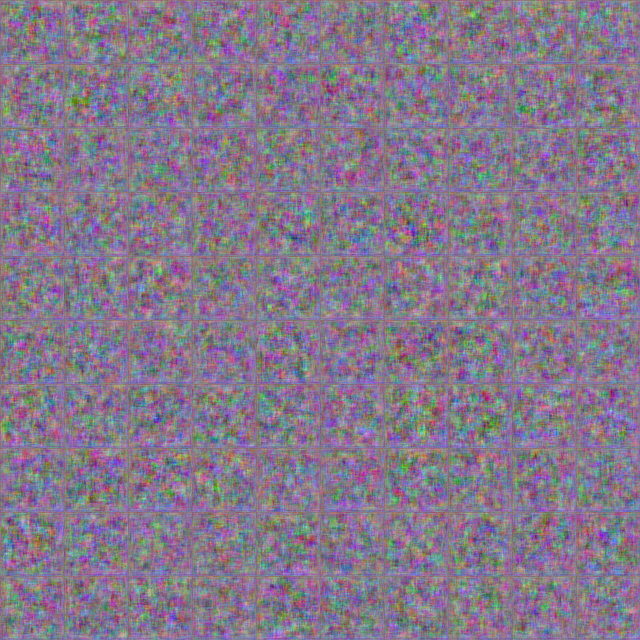
#> input picture results/utgrasp/gan/v1_0.png, 640 x 640 px; its folder holds 4 pictures in this run
$ python images2gif.py   (Python 2 division)
#> lines starting #> are read from the running program, lines starting #| are printed output that depends on the picture
# -*- coding: utf-8 -*-
#   Copyright (C) 2012, Almar Klein, Ant1, Marius van Voorden
#
#   This code is subject to the (new) BSD license:
#
#   Redistribution and use in source and binary forms, with or without
#   modification, are permitted provided that the following conditions are met:
#     * Redistributions of source code must retain the above copyright
#       notice, this list of conditions and the following disclaimer.
#     * Redistributions in binary form must reproduce the above copyright
#       notice, this list of conditions and the following disclaimer in the
#       documentation and/or other materials provided with the distribution.
#     * Neither the name of the <organization> nor the
#       names of its contributors may be used to endorse or promote products
#       derived from this software without specific prior written permission.
#
# THIS SOFTWARE IS PROVIDED BY THE COPYRIGHT HOLDERS AND CONTRIBUTORS "AS IS"
# AND ANY EXPRESS OR IMPLIED WARRANTIES, INCLUDING, BUT NOT LIMITED TO, THE
# IMPLIED WARRANTIES OF MERCHANTABILITY AND FITNESS FOR A PARTICULAR PURPOSE
# ARE DISCLAIMED. IN NO EVENT SHALL <COPYRIGHT HOLDER> BE LIABLE FOR ANY
# DIRECT, INDIRECT, INCIDENTAL, SPECIAL, EXEMPLARY, OR CONSEQUENTIAL DAMAGES
# (INCLUDING, BUT NOT LIMITED TO, PROCUREMENT OF SUBSTITUTE GOODS OR SERVICES;
# LOSS OF USE, DATA, OR PROFITS; OR BUSINESS INTERRUPTION) HOWEVER CAUSED AND
# ON ANY THEORY OF LIABILITY, WHETHER IN CONTRACT, STRICT LIABILITY, OR TORT
# (INCLUDING NEGLIGENCE OR OTHERWISE) ARISING IN ANY WAY OUT OF THE USE OF THIS
# SOFTWARE, EVEN IF ADVISED OF THE POSSIBILITY OF SUCH DAMAGE.

""" Module images2gif

Provides functionality for reading and writing animated GIF images.
Use writeGif to write a series of numpy arrays or PIL images as an
animated GIF. Use readGif to read an animated gif as a series of numpy
arrays.

Note that since July 2004, all patents on the LZW compression patent have
expired. Therefore the GIF format may now be used freely.

Acknowledgements
----------------

Many thanks to Ant1 for:
* noting the use of "palette=PIL.Image.ADAPTIVE", which significantly
  improves the results.
* the modifications to save each image with its own palette, or optionally
  the global palette (if its the same).

Many thanks to Marius van Voorden for porting the NeuQuant quantization
algorithm of Anthony Dekker to Python (See the NeuQuant class for its
license).

Many thanks to Alex Robinson for implementing the concept of subrectangles,
which (depening on image content) can give a very significant reduction in
file size.

This code is based on gifmaker (in the scripts folder of the source
distribution of PIL)


Usefull links
-------------
  * http://tronche.com/computer-graphics/gif/
  * http://en.wikipedia.org/wiki/Graphics_Interchange_Format
  * http://www.w3.org/Graphics/GIF/spec-gif89a.txt

"""
# todo: This module should be part of imageio (or at least based on)

import os, time

# [4 lines left out: function encode, not called in this run]

try:
    import PIL
    from PIL import Image
    from PIL.GifImagePlugin import getheader, getdata
except ImportError:
    PIL = None

try:
    import numpy as np
except ImportError:
    np = None

# [6 lines left out: function get_cKDTree, not called in this run]


# getheader gives a 87a header and a color palette (two elements in a list).
# getdata()[0] gives the Image Descriptor up to (including) "LZW min code size".
# getdatas()[1:] is the image data itself in chuncks of 256 bytes (well
# technically the first byte says how many bytes follow, after which that
# amount (max 255) follows).

def checkImages(images):
    """ checkImages(images)
    Check numpy images and correct intensity range etc.
    The same for all movie formats.
    """
    # Init results
    images2 = []

    for im in images:
        if PIL and isinstance(im, PIL.Image.Image):
            # We assume PIL images are allright
            images2.append(im)

        elif np and isinstance(im, np.ndarray):
            # Check and convert dtype
            if im.dtype == np.uint8:
                images2.append(im) # Ok
            elif im.dtype in [np.float32, np.float64]:
                im = im.copy()
                im[im<0] = 0
                im[im>1] = 1
                im *= 255
                images2.append( im.astype(np.uint8) )
            else:
                im = im.astype(np.uint8)
                images2.append(im)
            # Check size
            if im.ndim == 2:
                pass # ok
            elif im.ndim == 3:
                if im.shape[2] not in [3,4]:
                    raise ValueError('This array can not represent an image.')
            else:
                raise ValueError('This array can not represent an image.')
        else:
            raise ValueError('Invalid image type: ' + str(type(im)))

    # Done
    return images2


# [7 lines left out: function intToBin, not called in this run]


class GifWriter:
    """ GifWriter()

    Class that contains methods for helping write the animated GIF file.

    """

    # [97 lines left out: functions getheaderAnim, getImageDescriptor, getAppExt, getGraphicsControlExt, not called in this run]


    def handleSubRectangles(self, images, subRectangles):
        """ handleSubRectangles(images)

        Handle the sub-rectangle stuff. If the rectangles are given by the
        user, the values are checked. Otherwise the subrectangles are
        calculated automatically.

        """

        if isinstance(subRectangles, (tuple,list)):
            # xy given directly

            # Check xy
            xy = subRectangles
            if xy is None:
                xy = (0,0)
            if hasattr(xy, '__len__'):
                if len(xy) == len(images):
                    xy = [xxyy for xxyy in xy]
                else:
                    raise ValueError("len(xy) doesn't match amount of images.")
            else:
                xy = [xy for im in images]
            xy[0] = (0,0)

        else:
            # Calculate xy using some basic image processing

            # Check Numpy
            if np is None:
                raise RuntimeError("Need Numpy to use auto-subRectangles.")

            # First make numpy arrays if required
            for i in range(len(images)):
                im = images[i]
                if isinstance(im, Image.Image):
                    tmp = im.convert() # Make without palette
                    a = np.asarray(tmp)
                    if len(a.shape)==0:
                        raise MemoryError("Too little memory to convert PIL image to array")
                    images[i] = a

            # Determine the sub rectangles
            images, xy = self.getSubRectangles(images)

        # Done
        return images, xy


    def getSubRectangles(self, ims):
        """ getSubRectangles(ims)

        Calculate the minimal rectangles that need updating each frame.
        Returns a two-element tuple containing the cropped images and a
        list of x-y positions.

        Calculating the subrectangles takes extra time, obviously. However,
        if the image sizes were reduced, the actual writing of the GIF
        goes faster. In some cases applying this method produces a GIF faster.

        """

        # Check image count
        if len(ims) < 2:
            return ims, [(0,0) for i in ims]

        # We need numpy
        if np is None:
            raise RuntimeError("Need Numpy to calculate sub-rectangles. ")

        # Prepare
        ims2 = [ims[0]]
        xy = [(0,0)]
        t0 = time.time()

        # Iterate over images
        prev = ims[0]
        for im in ims[1:]:

            # Get difference, sum over colors
            diff = np.abs(im-prev)
            if diff.ndim==3:
                diff = diff.sum(2)
            # Get begin and end for both dimensions
            X = np.argwhere(diff.sum(0))
            Y = np.argwhere(diff.sum(1))
            # Get rect coordinates
            if X.size and Y.size:
                x0, x1 = X[0], X[-1]+1
                y0, y1 = Y[0], Y[-1]+1
            else: # No change ... make it minimal
                x0, x1 = 0, 2
                y0, y1 = 0, 2

            # Cut out and store
            im2 = im[y0:y1,x0:x1]
            prev = im
            ims2.append(im2)
            xy.append((x0,y0))

        # Done
        #print('%1.2f seconds to determine subrectangles of  %i images' %
        #    (time.time()-t0, len(ims2)) )
        return ims2, xy


    # [121 lines left out: functions convertImagesToPIL, writeGifToFile, not called in this run]


## Exposed functions

def writeGif(filename, images, duration=0.1, repeat=True, dither=False,
                nq=0, subRectangles=True, dispose=None):
    """ writeGif(filename, images, duration=0.1, repeat=True, dither=False,
                    nq=0, subRectangles=True, dispose=None)

    Write an animated gif from the specified images.

    Parameters
    ----------
    filename : string
        The name of the file to write the image to.
    images : list
        Should be a list consisting of PIL images or numpy arrays.
        The latter should be between 0 and 255 for integer types, and
        between 0 and 1 for float types.
    duration : scalar or list of scalars
        The duration for all frames, or (if a list) for each frame.
    repeat : bool or integer
        The amount of loops. If True, loops infinitetely.
    dither : bool
        Whether to apply dithering
    nq : integer
        If nonzero, applies the NeuQuant quantization algorithm to create
        the color palette. This algorithm is superior, but slower than
        the standard PIL algorithm. The value of nq is the quality
        parameter. 1 represents the best quality. 10 is in general a
        good tradeoff between quality and speed. When using this option,
        better results are usually obtained when subRectangles is False.
    subRectangles : False, True, or a list of 2-element tuples
        Whether to use sub-rectangles. If True, the minimal rectangle that
        is required to update each frame is automatically detected. This
        can give significant reductions in file size, particularly if only
        a part of the image changes. One can also give a list of x-y
        coordinates if you want to do the cropping yourself. The default
        is True.
    dispose : int
        How to dispose each frame. 1 means that each frame is to be left
        in place. 2 means the background color should be restored after
        each frame. 3 means the decoder should restore the previous frame.
        If subRectangles==False, the default is 2, otherwise it is 1.

    """

    # Check PIL
    if PIL is None:
        raise RuntimeError("Need PIL to write animated gif files.")

    # Check images
    images = checkImages(images)

    # Instantiate writer object
    gifWriter = GifWriter()

    # Check loops
    if repeat is False:
        loops = 1
    elif repeat is True:
        loops = 0 # zero means infinite
    else:
        loops = int(repeat)

    # Check duration
    if hasattr(duration, '__len__'):
        if len(duration) == len(images):
            duration = [d for d in duration]
        else:
            raise ValueError("len(duration) doesn't match amount of images.")
    else:
        duration = [duration for im in images]

    # Check subrectangles
    if subRectangles:
        images, xy = gifWriter.handleSubRectangles(images, subRectangles)
        defaultDispose = 1 # Leave image in place
    else:
        # Normal mode
        xy = [(0,0) for im in images]
        defaultDispose = 2 # Restore to background color.

    # Check dispose
    if dispose is None:
        dispose = defaultDispose
    if hasattr(dispose, '__len__'):
        if len(dispose) != len(images):
            raise ValueError("len(xy) doesn't match amount of images.")
    else:
        dispose = [dispose for im in images]


    # Make images in a format that we can write easy
    images = gifWriter.convertImagesToPIL(images, dither, nq)

    # Write
    fp = open(filename, 'wb')
    try:
        gifWriter.writeGifToFile(fp, images, duration, loops, xy, dispose)
    finally:
        fp.close()


# [48 lines left out: function readGif, not called in this run]


class NeuQuant:
    """ NeuQuant(image, samplefac=10, colors=256)

    samplefac should be an integer number of 1 or higher, 1
    being the highest quality, but the slowest performance.
    With avalue of 10, one tenth of all pixels are used during
    training. This value seems a nice tradeof between speed
    and quality.

    colors is the amount of colors to reduce the image to. This
    should best be a power of two.

    See also:
    http://members.ozemail.com.au/~dekker/NEUQUANT.HTML

    License of the NeuQuant Neural-Net Quantization Algorithm
    ---------------------------------------------------------

    Copyright (c) 1994 Anthony Dekker
    Ported to python by Marius van Voorden in 2010

    NEUQUANT Neural-Net quantization algorithm by Anthony Dekker, 1994.
    See "Kohonen neural networks for optimal colour quantization"
    in "network: Computation in Neural Systems" Vol. 5 (1994) pp 351-367.
    for a discussion of the algorithm.
    See also  http://members.ozemail.com.au/~dekker/NEUQUANT.HTML

    Any party obtaining a copy of these files from the author, directly or
    indirectly, is granted, free of charge, a full and unrestricted irrevocable,
    world-wide, paid up, royalty-free, nonexclusive right and license to deal
    in this software and documentation files (the "Software"), including without
    limitation the rights to use, copy, modify, merge, publish, distribute, sublicense,
    and/or sell copies of the Software, and to permit persons who receive
    copies from any such party to do so, with the only requirement being
    that this copyright notice remain intact.

    """

    NCYCLES = None # Number of learning cycles
    NETSIZE = None # Number of colours used
    SPECIALS = None # Number of reserved colours used
    BGCOLOR = None # Reserved background colour
    CUTNETSIZE = None
    MAXNETPOS = None

    INITRAD = None # For 256 colours, radius starts at 32
    RADIUSBIASSHIFT = None
    RADIUSBIAS = None
    INITBIASRADIUS = None
    RADIUSDEC = None # Factor of 1/30 each cycle

    ALPHABIASSHIFT = None
    INITALPHA = None # biased by 10 bits

    GAMMA = None
    BETA = None
    BETAGAMMA = None

    network = None # The network itself
    colormap = None # The network itself

    netindex = None # For network lookup - really 256

    bias = None # Bias and freq arrays for learning
    freq = None

    pimage = None

    # Four primes near 500 - assume no image has a length so large
    # that it is divisible by all four primes
    PRIME1 = 499
    PRIME2 = 491
    PRIME3 = 487
    PRIME4 = 503
    MAXPRIME = PRIME4

    pixels = None
    samplefac = None

    a_s = None


    # [335 lines left out: functions setconstants, __init__, writeColourMap, setUpArrays, altersingle, geta and 10 more, not called in this run]

    def convert(self, *color):
        i = self.inxsearch(*color)
        return self.colormap[i,:3]

    # [5 lines left out: function inxsearch, not called in this run]

def get_frame(name):
    return int(os.path.splitext(name)[0].split('_')[1])

if __name__ == '__main__':
    #path = 'egohands'
    path = 'utgrasp/gan'
    file_names = sorted([os.path.join(path, f) for f in os.listdir(path)], key=get_frame)
    print file_names
    images = [Image.open(fn) for fn in file_names]
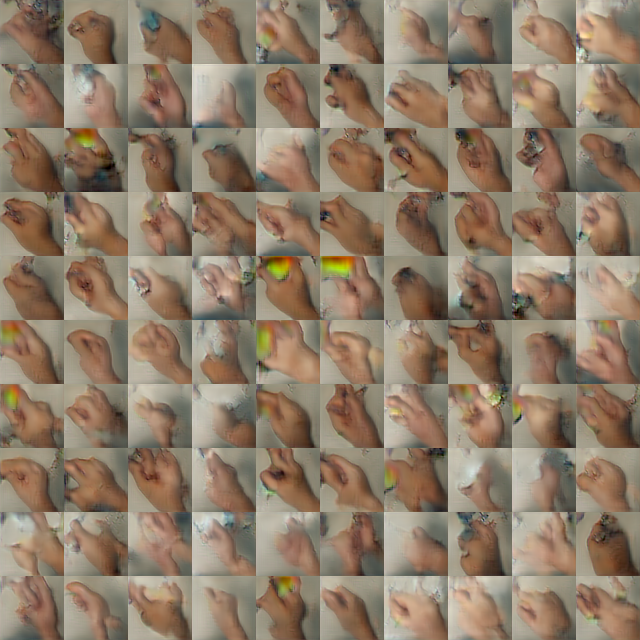
#> input picture results/utgrasp/gan/v1_10.png, 640 x 640 px
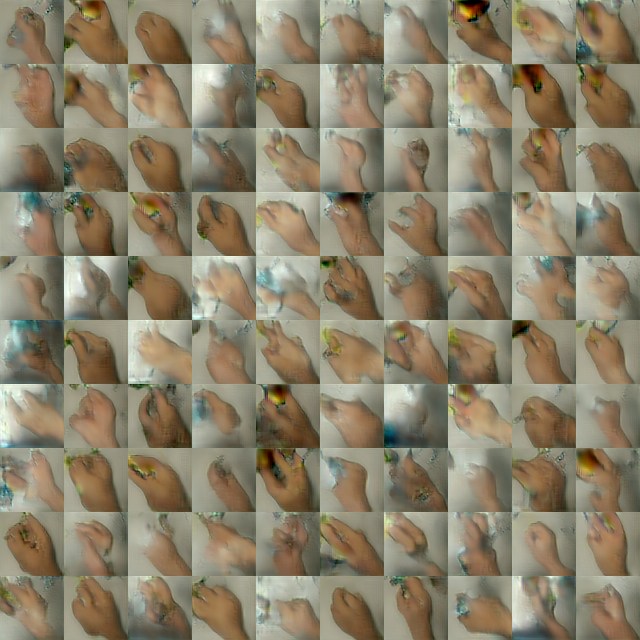
#> input picture results/utgrasp/gan/v1_11.png, 640 x 640 px
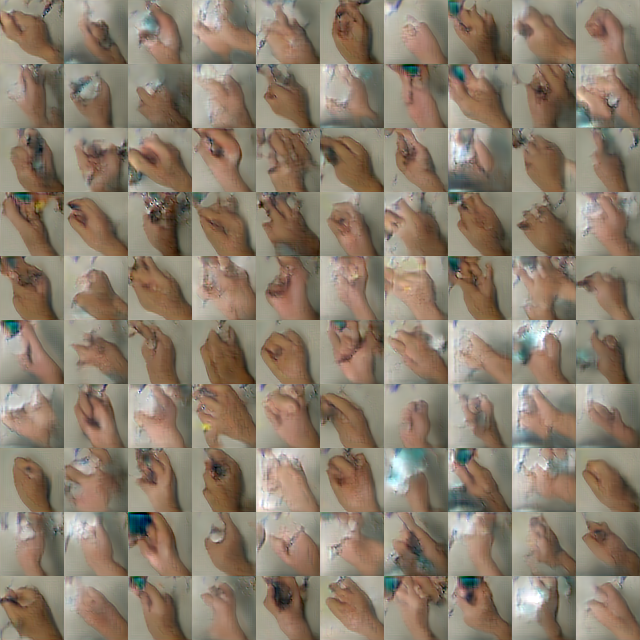
#> input picture results/utgrasp/gan/v1_12.png, 640 x 640 px
#> images = 4 items
    writeGif(os.path.basename(path) + '.gif', images, duration=0.5, dither=0)
#> the loop in checkImages, `for im in images:` made 4 passes
#> in writeGif, `duration = [duration for im in images]`: duration = [0.5, 0.5, 0.5, 0.5]
#> the loop in handleSubRectangles, `for i in range(len(images)):` made 4 passes
#> after the loop in handleSubRectangles, `for i in range(len(images)):`: images = 4 items
#> in getSubRectangles, prev is the input picture: shape (640, 640, 3); mean R, G, B 132.8, 120.3, 139.7
#> the loop in getSubRectangles, `for im in ims[1:]:` made 1 pass
#> (x0, x1, y0, y1) on pass 1: ([0], [640], [0], [640])
#> pass 1, in getSubRectangles, `diff = np.abs(im-prev)`:
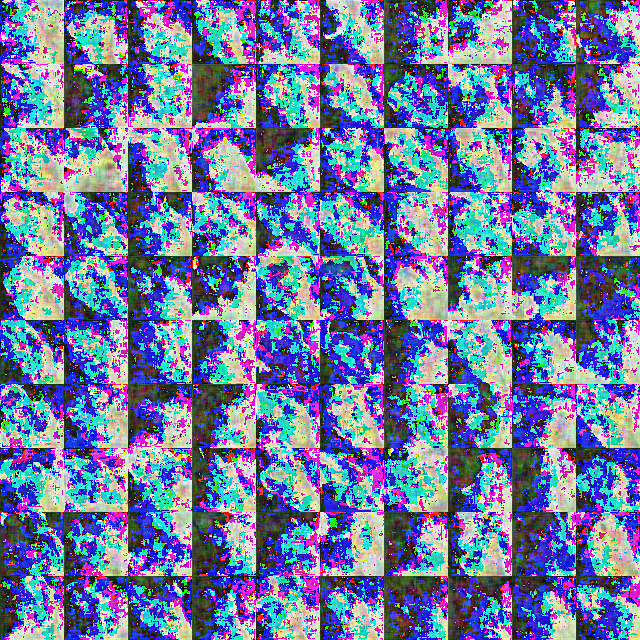
#> diff: shape (640, 640, 3); mean R, G, B 109.9, 122.6, 161.8
#> pass 1, in getSubRectangles, `diff = diff.sum(2)`:
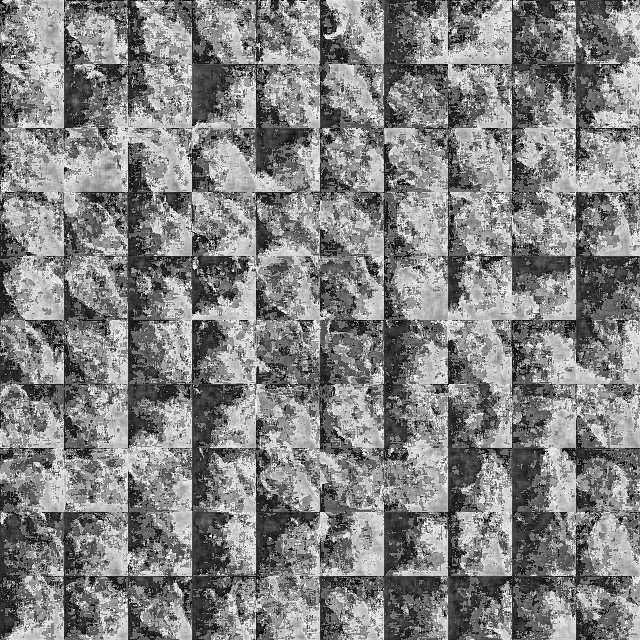
#> diff: shape (640, 640) uint64; min 3, max 765, mean 394.4; drawn with min black and max white
#> after the loop in getSubRectangles, `for im in ims[1:]:`: ims2 = 1 item; xy = [(0, 0)]
#> (the run stopped early here; a loop or call above may not have finished)
